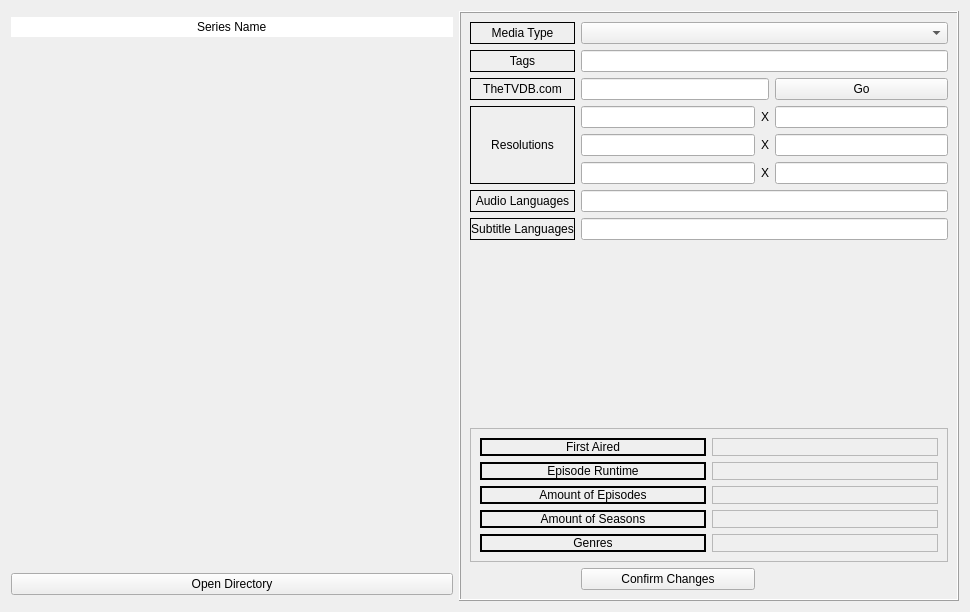
<?xml version="1.0" encoding="UTF-8"?>
<ui version="4.0">
 <class>TvSeriesConfig</class>
 <widget class="QWidget" name="TvSeriesConfig">
  <property name="geometry">
   <rect>
    <x>0</x>
    <y>0</y>
    <width>970</width>
    <height>612</height>
   </rect>
  </property>
  <property name="windowTitle">
   <string>Form</string>
  </property>
  <layout class="QGridLayout" name="gridLayout">
   <item row="1" column="0">
    <widget class="QLineEdit" name="series_name_edit">
     <property name="enabled">
      <bool>true</bool>
     </property>
     <property name="sizePolicy">
      <sizepolicy hsizetype="Preferred" vsizetype="Fixed">
       <horstretch>0</horstretch>
       <verstretch>0</verstretch>
      </sizepolicy>
     </property>
     <property name="minimumSize">
      <size>
       <width>134</width>
       <height>0</height>
      </size>
     </property>
     <property name="text">
      <string>Series Name</string>
     </property>
     <property name="frame">
      <bool>false</bool>
     </property>
     <property name="alignment">
      <set>Qt::AlignCenter</set>
     </property>
    </widget>
   </item>
   <item row="3" column="0">
    <widget class="QLabel" name="folder_icon_label">
     <property name="sizePolicy">
      <sizepolicy hsizetype="Preferred" vsizetype="Preferred">
       <horstretch>0</horstretch>
       <verstretch>0</verstretch>
      </sizepolicy>
     </property>
     <property name="maximumSize">
      <size>
       <width>5120</width>
       <height>5120</height>
      </size>
     </property>
     <property name="text">
      <string/>
     </property>
     <property name="pixmap">
      <pixmap>../../../../../../../Downloads/pokemon_folder_icon_by_mikromike-d8mldi8.png</pixmap>
     </property>
     <property name="scaledContents">
      <bool>false</bool>
     </property>
     <property name="alignment">
      <set>Qt::AlignCenter</set>
     </property>
    </widget>
   </item>
   <item row="2" column="0">
    <spacer name="verticalSpacer_2">
     <property name="orientation">
      <enum>Qt::Vertical</enum>
     </property>
     <property name="sizeHint" stdset="0">
      <size>
       <width>20</width>
       <height>40</height>
      </size>
     </property>
    </spacer>
   </item>
   <item row="0" column="1" rowspan="7">
    <widget class="QFrame" name="frame">
     <property name="enabled">
      <bool>true</bool>
     </property>
     <property name="maximumSize">
      <size>
       <width>500</width>
       <height>16777215</height>
      </size>
     </property>
     <property name="frameShape">
      <enum>QFrame::Box</enum>
     </property>
     <property name="frameShadow">
      <enum>QFrame::Raised</enum>
     </property>
     <layout class="QGridLayout" name="gridLayout_2">
      <item row="10" column="1">
       <widget class="QPushButton" name="confirm_changes_button">
        <property name="text">
         <string>Confirm Changes</string>
        </property>
       </widget>
      </item>
      <item row="9" column="0" colspan="4">
       <widget class="QFrame" name="frame_2">
        <property name="frameShape">
         <enum>QFrame::StyledPanel</enum>
        </property>
        <property name="frameShadow">
         <enum>QFrame::Raised</enum>
        </property>
        <layout class="QGridLayout" name="gridLayout_3">
         <item row="3" column="1">
          <widget class="QLabel" name="amount_of_episodes_label">
           <property name="frameShape">
            <enum>QFrame::StyledPanel</enum>
           </property>
           <property name="text">
            <string/>
           </property>
           <property name="alignment">
            <set>Qt::AlignCenter</set>
           </property>
          </widget>
         </item>
         <item row="2" column="0">
          <widget class="QLabel" name="label_10">
           <property name="frameShape">
            <enum>QFrame::WinPanel</enum>
           </property>
           <property name="text">
            <string>Episode Runtime</string>
           </property>
           <property name="alignment">
            <set>Qt::AlignCenter</set>
           </property>
          </widget>
         </item>
         <item row="3" column="0">
          <widget class="QLabel" name="label_12">
           <property name="frameShape">
            <enum>QFrame::WinPanel</enum>
           </property>
           <property name="text">
            <string>Amount of Episodes</string>
           </property>
           <property name="alignment">
            <set>Qt::AlignCenter</set>
           </property>
          </widget>
         </item>
         <item row="1" column="0">
          <widget class="QLabel" name="label_8">
           <property name="frameShape">
            <enum>QFrame::WinPanel</enum>
           </property>
           <property name="text">
            <string>First Aired</string>
           </property>
           <property name="alignment">
            <set>Qt::AlignCenter</set>
           </property>
          </widget>
         </item>
         <item row="5" column="1">
          <widget class="QLabel" name="genres_label">
           <property name="frameShape">
            <enum>QFrame::StyledPanel</enum>
           </property>
           <property name="text">
            <string/>
           </property>
           <property name="alignment">
            <set>Qt::AlignCenter</set>
           </property>
           <property name="wordWrap">
            <bool>true</bool>
           </property>
          </widget>
         </item>
         <item row="5" column="0">
          <widget class="QLabel" name="label_16">
           <property name="frameShape">
            <enum>QFrame::WinPanel</enum>
           </property>
           <property name="text">
            <string>Genres</string>
           </property>
           <property name="alignment">
            <set>Qt::AlignCenter</set>
           </property>
          </widget>
         </item>
         <item row="4" column="1">
          <widget class="QLabel" name="amount_of_seasons_label">
           <property name="frameShape">
            <enum>QFrame::StyledPanel</enum>
           </property>
           <property name="text">
            <string/>
           </property>
           <property name="alignment">
            <set>Qt::AlignCenter</set>
           </property>
          </widget>
         </item>
         <item row="1" column="1">
          <widget class="QLabel" name="first_aired_label">
           <property name="frameShape">
            <enum>QFrame::StyledPanel</enum>
           </property>
           <property name="text">
            <string/>
           </property>
           <property name="alignment">
            <set>Qt::AlignCenter</set>
           </property>
          </widget>
         </item>
         <item row="2" column="1">
          <widget class="QLabel" name="episode_length_label">
           <property name="frameShape">
            <enum>QFrame::StyledPanel</enum>
           </property>
           <property name="text">
            <string/>
           </property>
           <property name="alignment">
            <set>Qt::AlignCenter</set>
           </property>
          </widget>
         </item>
         <item row="4" column="0">
          <widget class="QLabel" name="label_14">
           <property name="frameShape">
            <enum>QFrame::WinPanel</enum>
           </property>
           <property name="text">
            <string>Amount of Seasons</string>
           </property>
           <property name="alignment">
            <set>Qt::AlignCenter</set>
           </property>
          </widget>
         </item>
        </layout>
       </widget>
      </item>
      <item row="5" column="3">
       <widget class="QLineEdit" name="resolution_three_edit_y">
        <property name="text">
         <string/>
        </property>
       </widget>
      </item>
      <item row="1" column="1" colspan="3">
       <widget class="QLineEdit" name="tags_edit">
        <property name="text">
         <string/>
        </property>
       </widget>
      </item>
      <item row="6" column="0">
       <widget class="QLabel" name="label_6">
        <property name="frameShape">
         <enum>QFrame::Box</enum>
        </property>
        <property name="text">
         <string>Audio Languages</string>
        </property>
        <property name="alignment">
         <set>Qt::AlignCenter</set>
        </property>
       </widget>
      </item>
      <item row="6" column="1" colspan="3">
       <widget class="QLineEdit" name="audio_language_edit">
        <property name="text">
         <string/>
        </property>
       </widget>
      </item>
      <item row="3" column="1">
       <widget class="QLineEdit" name="resolution_one_edit_x">
        <property name="text">
         <string/>
        </property>
       </widget>
      </item>
      <item row="5" column="1">
       <widget class="QLineEdit" name="resolution_three_edit_x">
        <property name="text">
         <string/>
        </property>
       </widget>
      </item>
      <item row="3" column="3">
       <widget class="QLineEdit" name="resolution_one_edit_y">
        <property name="text">
         <string/>
        </property>
       </widget>
      </item>
      <item row="2" column="0">
       <widget class="QLabel" name="label_2">
        <property name="frameShape">
         <enum>QFrame::Box</enum>
        </property>
        <property name="text">
         <string>TheTVDB.com</string>
        </property>
        <property name="alignment">
         <set>Qt::AlignCenter</set>
        </property>
       </widget>
      </item>
      <item row="0" column="1" colspan="3">
       <widget class="QComboBox" name="media_type_combo_box"/>
      </item>
      <item row="4" column="3">
       <widget class="QLineEdit" name="resolution_two_edit_y">
        <property name="text">
         <string/>
        </property>
       </widget>
      </item>
      <item row="3" column="0" rowspan="3">
       <widget class="QLabel" name="label_5">
        <property name="frameShape">
         <enum>QFrame::Box</enum>
        </property>
        <property name="text">
         <string>Resolutions</string>
        </property>
        <property name="alignment">
         <set>Qt::AlignCenter</set>
        </property>
       </widget>
      </item>
      <item row="2" column="3">
       <widget class="QPushButton" name="tvdb_url_button">
        <property name="text">
         <string>Go</string>
        </property>
       </widget>
      </item>
      <item row="1" column="0">
       <widget class="QLabel" name="label_3">
        <property name="frameShape">
         <enum>QFrame::Box</enum>
        </property>
        <property name="text">
         <string>Tags</string>
        </property>
        <property name="alignment">
         <set>Qt::AlignCenter</set>
        </property>
       </widget>
      </item>
      <item row="0" column="0">
       <widget class="QLabel" name="label_4">
        <property name="frameShape">
         <enum>QFrame::Box</enum>
        </property>
        <property name="text">
         <string>Media Type</string>
        </property>
        <property name="alignment">
         <set>Qt::AlignCenter</set>
        </property>
       </widget>
      </item>
      <item row="7" column="1" colspan="3">
       <widget class="QLineEdit" name="subtitle_language_edit">
        <property name="text">
         <string/>
        </property>
       </widget>
      </item>
      <item row="8" column="0">
       <spacer name="verticalSpacer">
        <property name="orientation">
         <enum>Qt::Vertical</enum>
        </property>
        <property name="sizeHint" stdset="0">
         <size>
          <width>20</width>
          <height>40</height>
         </size>
        </property>
       </spacer>
      </item>
      <item row="7" column="0">
       <widget class="QLabel" name="label_7">
        <property name="frameShape">
         <enum>QFrame::Box</enum>
        </property>
        <property name="text">
         <string>Subtitle Languages</string>
        </property>
        <property name="alignment">
         <set>Qt::AlignCenter</set>
        </property>
       </widget>
      </item>
      <item row="4" column="1">
       <widget class="QLineEdit" name="resolution_two_edit_x">
        <property name="text">
         <string/>
        </property>
       </widget>
      </item>
      <item row="3" column="2">
       <widget class="QLabel" name="label">
        <property name="text">
         <string>X</string>
        </property>
        <property name="alignment">
         <set>Qt::AlignCenter</set>
        </property>
       </widget>
      </item>
      <item row="4" column="2">
       <widget class="QLabel" name="label_9">
        <property name="text">
         <string>X</string>
        </property>
        <property name="alignment">
         <set>Qt::AlignCenter</set>
        </property>
       </widget>
      </item>
      <item row="5" column="2">
       <widget class="QLabel" name="label_11">
        <property name="text">
         <string>X</string>
        </property>
        <property name="alignment">
         <set>Qt::AlignCenter</set>
        </property>
       </widget>
      </item>
      <item row="2" column="1" colspan="2">
       <widget class="QLineEdit" name="tvdb_url_edit">
        <property name="text">
         <string/>
        </property>
       </widget>
      </item>
     </layout>
    </widget>
   </item>
   <item row="5" column="0">
    <widget class="QPushButton" name="open_directory_button">
     <property name="text">
      <string>Open Directory</string>
     </property>
    </widget>
   </item>
   <item row="4" column="0">
    <spacer name="verticalSpacer_3">
     <property name="orientation">
      <enum>Qt::Vertical</enum>
     </property>
     <property name="sizeHint" stdset="0">
      <size>
       <width>20</width>
       <height>40</height>
      </size>
     </property>
    </spacer>
   </item>
  </layout>
 </widget>
 <tabstops>
  <tabstop>series_name_edit</tabstop>
  <tabstop>media_type_combo_box</tabstop>
  <tabstop>tags_edit</tabstop>
  <tabstop>tvdb_url_edit</tabstop>
  <tabstop>tvdb_url_button</tabstop>
  <tabstop>resolution_one_edit_x</tabstop>
  <tabstop>resolution_one_edit_y</tabstop>
  <tabstop>resolution_two_edit_x</tabstop>
  <tabstop>resolution_two_edit_y</tabstop>
  <tabstop>resolution_three_edit_x</tabstop>
  <tabstop>resolution_three_edit_y</tabstop>
  <tabstop>audio_language_edit</tabstop>
  <tabstop>subtitle_language_edit</tabstop>
  <tabstop>confirm_changes_button</tabstop>
 </tabstops>
 <resources/>
 <connections/>
</ui>
